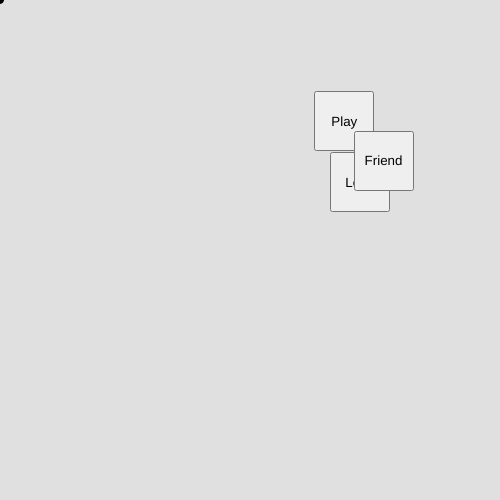
Frame 1 (no input)
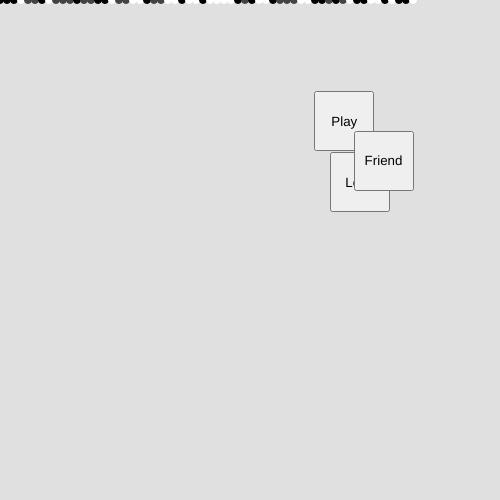
Frame 60 (no input)
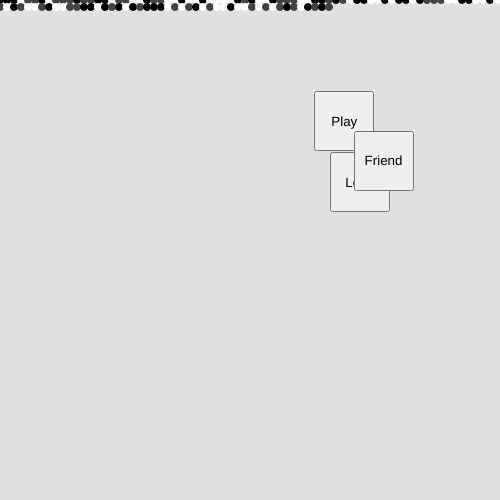
Frame 120 (the mouse pressed at the canvas centre since frame 60)

The p5.js sketch that drew these frames (run headless with seeded random() and noise() and a simulated clock; from frame 60 on, the mouse is pressed at the canvas centre):

// p5.js sketch
// ── sketch.js
let x = 0; 
let y = 0; 
let len = 7; 
let buttonSize = 60; 
let colorOptions = ["#000000", "#FFFFFF", "#434343"]; 

function setup() {
  createCanvas(500, 500);
  background("#E0e0E0");

  createButton("Play").position(random(width - buttonSize), random(height - buttonSize)).size(buttonSize, buttonSize).mousePressed(playButtonPressed);
  createButton("Love").position(random(width - buttonSize), random(height - buttonSize)).size(buttonSize, buttonSize).mousePressed(loveButtonPressed);
  createButton("Friend").position(random(width - buttonSize), random(height - buttonSize)).size(buttonSize, buttonSize).mousePressed(friendButtonPressed);

  backgroundText();
}


function backgroundText() {
  textSize(20);
  fill(0);
  text('Tell me more, Give me attention.', 10, height + 40);
}

function draw() {
  let randomColor = random(colorOptions);
  stroke(randomColor);
  fill(randomColor);

  ellipseMode(CENTER);

  ellipse(x, y, len, len);

  x += len;

  if (x > width) {
    x = 0;
    y += len;
  }

  if (y > height) {
    x = 0;
    y = 0;
  }
}



function playButtonPressed() {
  colorOptions = ["#31FF6F", "#3FB6FF"];
}

function loveButtonPressed() {
  colorOptions = ["#FF42A1", "#FF4264"];
}

function friendButtonPressed() {
  colorOptions = ["#F66000", "#FFD542"];
}
